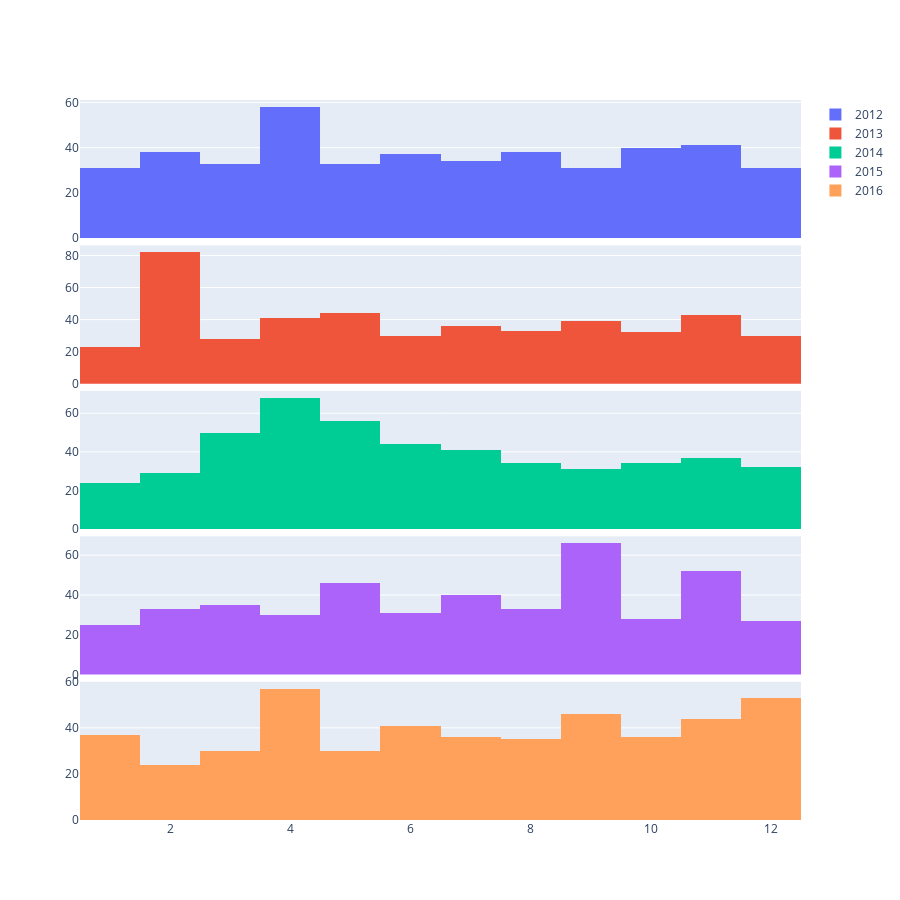

The code cell stored with this chart in its notebook:
### Code cell
last_years = [2012, 2013, 2014, 2015, 2016]

fig = make_subplots(rows = 5, cols = 1, shared_xaxes = True, vertical_spacing = 0.01)

for i in range(len(last_years)):
    fig.add_trace(
        go.Histogram(
            x = dataset.loc[dataset['Year'] == last_years[i] ,'Month'],
        name = str(last_years[i])),
        row = i + 1,
        col = 1
    )

fig.update_layout(
    autosize=False,
    height=900)
fig.show()

### Figure 1 — Plotly figure (JSON) as saved in the notebook; plotly's stock layout.template omitted (floating-point values rounded to 4 significant figures; data arrays with more than 128 entries replaced by an {"elided": "..."} marker saying what was removed)
{"data": [{"name": "2012", "type": "histogram", "x": {"elided": "445 int values"}, "xaxis": "x", "yaxis": "y"}, {"name": "2013", "type": "histogram", "x": {"elided": "461 int values"}, "xaxis": "x2", "yaxis": "y2"}, {"name": "2014", "type": "histogram", "x": {"elided": "480 int values"}, "xaxis": "x3", "yaxis": "y3"}, {"name": "2015", "type": "histogram", "x": {"elided": "446 int values"}, "xaxis": "x4", "yaxis": "y4"}, {"name": "2016", "type": "histogram", "x": {"elided": "469 int values"}, "xaxis": "x5", "yaxis": "y5"}], "layout": {"autosize": false, "height": 900, "xaxis": {"anchor": "y", "domain": [0, 1], "matches": "x5", "showticklabels": false}, "xaxis2": {"anchor": "y2", "domain": [0, 1], "matches": "x5", "showticklabels": false}, "xaxis3": {"anchor": "y3", "domain": [0, 1], "matches": "x5", "showticklabels": false}, "xaxis4": {"anchor": "y4", "domain": [0, 1], "matches": "x5", "showticklabels": false}, "xaxis5": {"anchor": "y5", "domain": [0, 1]}, "yaxis": {"anchor": "x", "domain": [0.808, 1]}, "yaxis2": {"anchor": "x2", "domain": [0.606, 0.798]}, "yaxis3": {"anchor": "x3", "domain": [0.404, 0.596]}, "yaxis4": {"anchor": "x4", "domain": [0.202, 0.394]}, "yaxis5": {"anchor": "x5", "domain": [0, 0.192]}}}
